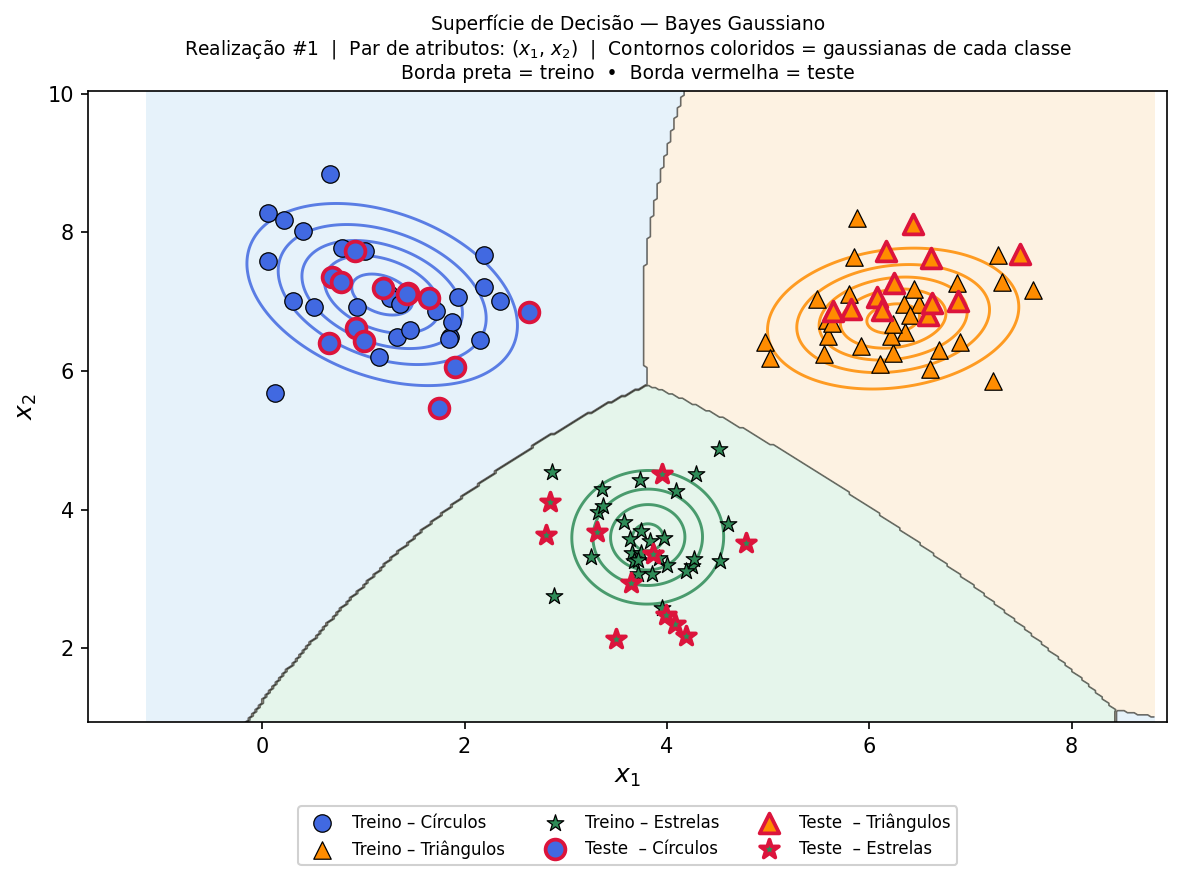

This figure's Python source:

import numpy as np
import matplotlib.pyplot as plt
import matplotlib.patches as mpatches
from matplotlib.colors import ListedColormap
from scipy.stats import multivariate_normal
from collections import Counter


GLOBAL_SEED = 42
np.random.seed(GLOBAL_SEED)


def generate_artificial_I(n_per_class: int = 40, seed: int = None):
    """Gera o dataset Artificial I com 3 classes gaussianas bidimensionais."""
    rng = np.random.default_rng(seed)

    # Parâmetros das distribuições de cada classe
    params = [
        # (média,             covariância)
        ([1.5, 7.0], [[0.40, 0.00], [0.00, 0.40]]),   # Classe 0 – círculos
        ([6.5, 7.0], [[0.50, 0.10], [0.10, 0.30]]),   # Classe 1 – triângulos
        ([4.0, 3.5], [[0.40, 0.00], [0.00, 0.40]]),   # Classe 2 – estrelas
    ]

    Xs, ys = [], []
    for label, (mean, cov) in enumerate(params):
        Xs.append(rng.multivariate_normal(mean, cov, n_per_class))
        ys.append(np.full(n_per_class, label))

    return np.vstack(Xs), np.concatenate(ys)



def train_test_split(X, y, test_size: float = 0.20, seed: int = None):
    rng = np.random.default_rng(seed)
    idx = rng.permutation(len(y))
    n_test = int(len(y) * test_size)
    return X[idx[n_test:]], X[idx[:n_test]], y[idx[n_test:]], y[idx[:n_test]]


def accuracy(y_true, y_pred):
    return np.mean(y_true == y_pred)


def confusion_matrix(y_true, y_pred, classes):
    K = len(classes)
    cls_idx = {c: i for i, c in enumerate(classes)}
    cm = np.zeros((K, K), dtype=int)
    for t, p in zip(y_true, y_pred):
        cm[cls_idx[t], cls_idx[p]] += 1
    return cm



class GaussianBayesClassifier:
    

    def fit(self, X: np.ndarray, y: np.ndarray):
        self.classes_ = np.unique(y)
        n = len(y)
        self.priors_ = {}
        self.means_ = {}
        self.covs_ = {}

        for c in self.classes_:
            Xc = X[y == c]
            self.priors_[c] = len(Xc) / n
            self.means_[c] = np.mean(Xc, axis=0)
            cov = np.cov(Xc, rowvar=False)
            cov += np.eye(cov.shape[0]) * 1e-9
            self.covs_[c] = cov
        return self

    def _log_gaussian(self, X: np.ndarray, mean: np.ndarray, cov: np.ndarray) -> np.ndarray:
        d = X.shape[1]
        diff = X - mean
        sign, logdet = np.linalg.slogdet(cov)
        if sign <= 0:
            return np.full(len(X), -np.inf)
        inv_cov = np.linalg.inv(cov)
        mahal = np.einsum('ni,ij,nj->n', diff, inv_cov, diff)
        return -0.5 * (d * np.log(2 * np.pi) + logdet + mahal)

    def predict_log_posterior(self, X: np.ndarray) -> np.ndarray:
        log_posts = np.column_stack([
            self._log_gaussian(X, self.means_[c], self.covs_[c]) + np.log(self.priors_[c])
            for c in self.classes_
        ])
        return log_posts

    def predict_proba(self, X: np.ndarray) -> np.ndarray:
        log_posts = self.predict_log_posterior(X)
        log_posts -= log_posts.max(axis=1, keepdims=True)
        probs = np.exp(log_posts)
        probs /= probs.sum(axis=1, keepdims=True)
        return probs

    def predict(self, X: np.ndarray) -> np.ndarray:
        log_posts = self.predict_log_posterior(X)
        return self.classes_[np.argmax(log_posts, axis=1)]


class KNNClassifier:
    """K-Nearest Neighbours com distância Euclidiana."""

    def __init__(self, k: int = 5):
        self.k = k

    def fit(self, X, y):
        self.X_train_ = X.copy()
        self.y_train_ = y.copy()
        return self

    def predict(self, X: np.ndarray) -> np.ndarray:
        preds = []
        for x in X:
            dists = np.linalg.norm(self.X_train_ - x, axis=1)
            knn_labels = self.y_train_[np.argsort(dists)[: self.k]]
            preds.append(Counter(knn_labels).most_common(1)[0][0])
        return np.array(preds)


class DMCClassifier:
    """Distância Mínima ao Centróide (Minimum Distance Classifier)."""

    def fit(self, X, y):
        self.classes_   = np.unique(y)
        self.centroids_ = {c: X[y == c].mean(axis=0) for c in self.classes_}
        return self

    def predict(self, X: np.ndarray) -> np.ndarray:
        dists = np.array(
            [[np.linalg.norm(x - self.centroids_[c]) for c in self.classes_]
             for x in X]
        )
        return self.classes_[np.argmin(dists, axis=1)]


N_REALIZATIONS = 20
N_PER_CLASS    = 40
CLASS_NAMES    = ['Círculos', 'Triângulos', 'Estrelas']
CLASSES        = np.array([0, 1, 2])

results: dict = {'Bayes': [], 'KNN': [], 'DMC': []}

# Armazena todas as realizações para selecionar a representativa após o loop
all_realizations: list = []

print("=" * 55)
print(f"{'Realiz.':>8}  {'Bayes':>8}  {'KNN':>8}  {'DMC':>8}")
print("-" * 55)

for i in range(N_REALIZATIONS):
    seed = i * 11 + 17   # seeds distintas e reproduzíveis

    X, y = generate_artificial_I(n_per_class=N_PER_CLASS, seed=seed)
    X_tr, X_te, y_tr, y_te = train_test_split(X, y, test_size=0.20, seed=seed)

    classifiers = {
        'Bayes': GaussianBayesClassifier(),
        'KNN':   KNNClassifier(k=5),
        'DMC':   DMCClassifier(),
    }

    acc_row: dict = {}
    preds_row: dict = {}
    for name, clf in classifiers.items():
        clf.fit(X_tr, y_tr)
        pred = clf.predict(X_te)
        acc_row[name]   = accuracy(y_te, pred)
        preds_row[name] = pred
        results[name].append(acc_row[name])

    print(f"{i+1:>8}  {acc_row['Bayes']:>8.4f}  {acc_row['KNN']:>8.4f}  {acc_row['DMC']:>8.4f}")

    all_realizations.append({
        'acc':         acc_row['Bayes'],
        'seed':        seed,
        'realization': i + 1,
        'X_tr':        X_tr, 'X_te': X_te,
        'y_tr':        y_tr, 'y_te': y_te,
        'preds':       preds_row,
        'clf':         GaussianBayesClassifier().fit(X_tr, y_tr),
    })

print("=" * 55)
print(f"\n{'Classificador':<12}  {'Acurácia Média':>16}  {'Desvio Padrão':>14}")
print("-" * 46)
for name in ['Bayes', 'KNN', 'DMC']:
    m = np.mean(results[name])
    s = np.std(results[name])
    print(f"{name:<12}  {m:>16.4f}  {s:>14.4f}")

# Critério de escolha: realização cuja acurácia do Bayes é mais próxima da mediana
bayes_accs = np.array(results['Bayes'])
mediana    = np.median(bayes_accs)
med_idx    = int(np.argmin(np.abs(bayes_accs - mediana)))
best       = all_realizations[med_idx]

print(
    f"\n>>> Realização escolhida para análise: #{best['realization']} "
    f"(seed={best['seed']}, acc_Bayes={best['acc']:.4f})\n"
    f"    Justificativa: selecionada por apresentar a acurácia do\n"
    f"    classificador Bayesiano mais próxima da mediana das {N_REALIZATIONS}\n"
    f"    realizações ({mediana:.4f}) — caso mais representativo do comportamento\n"
    f"    típico do classificador."
)


cm_bayes = confusion_matrix(best['y_te'], best['preds']['Bayes'], CLASSES)
cm_knn   = confusion_matrix(best['y_te'], best['preds']['KNN'],   CLASSES)
cm_dmc   = confusion_matrix(best['y_te'], best['preds']['DMC'],   CLASSES)

def plot_cm(ax, cm, title):
    im = ax.imshow(cm, cmap='Blues', vmin=0)
    ax.set_xticks(range(3)); ax.set_yticks(range(3))
    ax.set_xticklabels(CLASS_NAMES, rotation=20, ha='right', fontsize=8)
    ax.set_yticklabels(CLASS_NAMES, fontsize=8)
    ax.set_xlabel('Predito'); ax.set_ylabel('Real')
    ax.set_title(title, fontsize=9)
    for r in range(3):
        for c in range(3):
            ax.text(c, r, cm[r, c], ha='center', va='center', fontsize=12,
                    color='white' if cm[r, c] > cm.max() / 2 else 'black')
    return im

fig, axes = plt.subplots(1, 3, figsize=(12, 3.5))
plot_cm(axes[0], cm_bayes, f'Bayes (acc={best["acc"]:.4f})')
plot_cm(axes[1], cm_knn,   f'KNN  (acc={accuracy(best["y_te"], best["preds"]["KNN"]):.4f})')
plot_cm(axes[2], cm_dmc,   f'DMC  (acc={accuracy(best["y_te"], best["preds"]["DMC"]):.4f})')
fig.suptitle(f'Matrizes de Confusão — Realização #{best["realization"]}', fontsize=11, y=1.01)
plt.tight_layout()
plt.savefig('confusion_matrices.png', dpi=150, bbox_inches='tight')
plt.show()


MARKERS = ['o', '^', '*']
COLORS  = ['royalblue', 'darkorange', 'seagreen']
CMAP_BG = ListedColormap(['#AED6F1', '#FAD7A0', '#A9DFBF'])

clf_plot = best['clf']
X_tr = best['X_tr'];  y_tr = best['y_tr']
X_te = best['X_te'];  y_te = best['y_te']

# --- Grade para superfície de decisão ---
margin = 1.2
x1_min = min(X_tr[:, 0].min(), X_te[:, 0].min()) - margin
x1_max = max(X_tr[:, 0].max(), X_te[:, 0].max()) + margin
x2_min = min(X_tr[:, 1].min(), X_te[:, 1].min()) - margin
x2_max = max(X_tr[:, 1].max(), X_te[:, 1].max()) + margin

res = 300
xx1, xx2 = np.meshgrid(
    np.linspace(x1_min, x1_max, res),
    np.linspace(x2_min, x2_max, res),
)
grid = np.c_[xx1.ravel(), xx2.ravel()]
Z = clf_plot.predict(grid).reshape(xx1.shape)

fig, ax = plt.subplots(figsize=(8, 6))

# Fundo com regiões de decisão
ax.contourf(xx1, xx2, Z, alpha=0.30, cmap=CMAP_BG, levels=[-0.5, 0.5, 1.5, 2.5])
ax.contour( xx1, xx2, Z, colors='k', linewidths=0.8, alpha=0.55, levels=[0.5, 1.5])

# Contornos das gaussianas por classe
for c, color in zip(clf_plot.classes_, COLORS):
    mu  = clf_plot.means_[c]
    cov = clf_plot.covs_[c]
    rv  = multivariate_normal(mean=mu, cov=cov)
    sx  = np.sqrt(cov[0, 0]); sy = np.sqrt(cov[1, 1])
    gx  = np.linspace(mu[0] - 4 * sx, mu[0] + 4 * sx, 200)
    gy  = np.linspace(mu[1] - 4 * sy, mu[1] + 4 * sy, 200)
    Gx, Gy = np.meshgrid(gx, gy)
    Gpos = np.dstack((Gx, Gy))
    Gz   = rv.pdf(Gpos)
    ax.contour(Gx, Gy, Gz, levels=5, colors=color, linewidths=1.4, alpha=0.85)

# Pontos de treino
for c, mk, col in zip(CLASSES, MARKERS, COLORS):
    idx = y_tr == c
    ax.scatter(X_tr[idx, 0], X_tr[idx, 1],
               marker=mk, c=col, edgecolors='k', linewidths=0.6,
               s=70,  label=f'Treino – {CLASS_NAMES[c]}', zorder=3)

# Pontos de teste (borda vermelha espessa)
for c, mk, col in zip(CLASSES, MARKERS, COLORS):
    idx = y_te == c
    ax.scatter(X_te[idx, 0], X_te[idx, 1],
               marker=mk, c=col, edgecolors='crimson', linewidths=1.8,
               s=90, label=f'Teste  – {CLASS_NAMES[c]}', zorder=4)

ax.set_xlabel('$x_1$', fontsize=12)
ax.set_ylabel('$x_2$', fontsize=12)
ax.set_title(
    f'Superfície de Decisão — Bayes Gaussiano\n'
    f'Realização #{best["realization"]}  |  '
    f'Par de atributos: ($x_1$, $x_2$)  |  '
    f'Contornos coloridos = gaussianas de cada classe\n'
    f'Borda preta = treino  •  Borda vermelha = teste',
    fontsize=9,
)
ax.legend(loc='upper center', bbox_to_anchor=(0.5, -0.12),
          ncol=3, fontsize=8, framealpha=0.9)
plt.tight_layout()
plt.savefig('decision_surface.png', dpi=150, bbox_inches='tight')
plt.show()


fig, axes = plt.subplots(1, 2, figsize=(13, 4))

# --- Barras por realização ---
ax = axes[0]
x = np.arange(N_REALIZATIONS)
w = 0.26
ax.bar(x - w, results['Bayes'], w, label='Bayes', color='steelblue',    alpha=0.85)
ax.bar(x,     results['KNN'],   w, label='KNN',   color='darkorange',   alpha=0.85)
ax.bar(x + w, results['DMC'],   w, label='DMC',   color='seagreen',     alpha=0.85)
ax.axhline(np.mean(results['Bayes']), color='steelblue',  ls='--', lw=1.2)
ax.axhline(np.mean(results['KNN']),   color='darkorange', ls='--', lw=1.2)
ax.axhline(np.mean(results['DMC']),   color='seagreen',   ls='--', lw=1.2)
ax.set_xlabel('Realização'); ax.set_ylabel('Acurácia')
ax.set_title('Acurácia por Realização — Artificial I')
ax.set_xticks(x); ax.set_xticklabels(x + 1, fontsize=7)
ax.set_ylim([0.0, 1.08]); ax.legend()

# --- Box-plot ---
ax = axes[1]
bp = ax.boxplot(
    [results['Bayes'], results['KNN'], results['DMC']],
    labels=['Bayes', 'KNN', 'DMC'],
    patch_artist=True,
    medianprops=dict(color='black', linewidth=2),
)
for patch, color in zip(bp['boxes'], ['steelblue', 'darkorange', 'seagreen']):
    patch.set_facecolor(color)
    patch.set_alpha(0.75)
ax.set_ylabel('Acurácia')
ax.set_title('Distribuição da Acurácia\n(20 realizações, hold-out 70/30)')
plt.tight_layout()
plt.savefig('accuracy_comparison.png', dpi=150, bbox_inches='tight')
plt.show()

print("\nFiguras salvas: confusion_matrices.png | decision_surface.png | accuracy_comparison.png")
